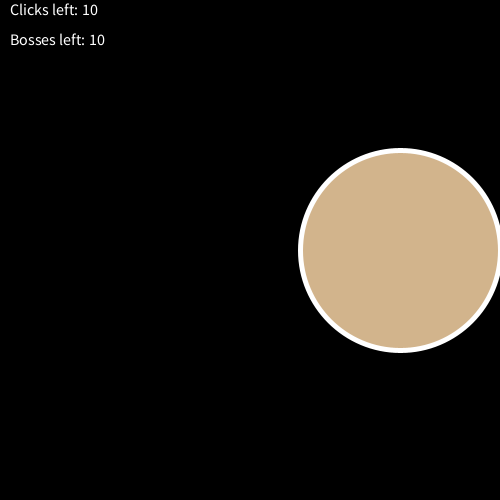
Frame 1 (no input)
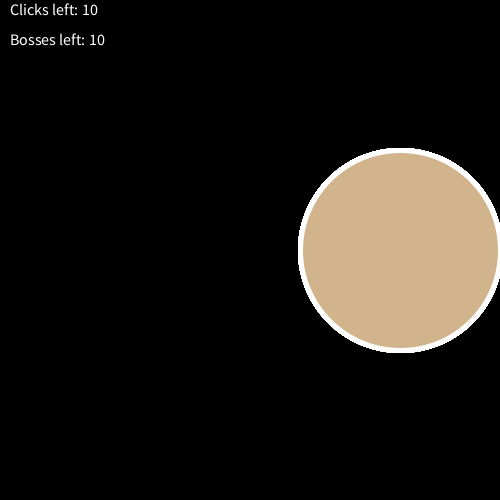
Frame 60 (the mouse pressed at the canvas centre just before this capture)
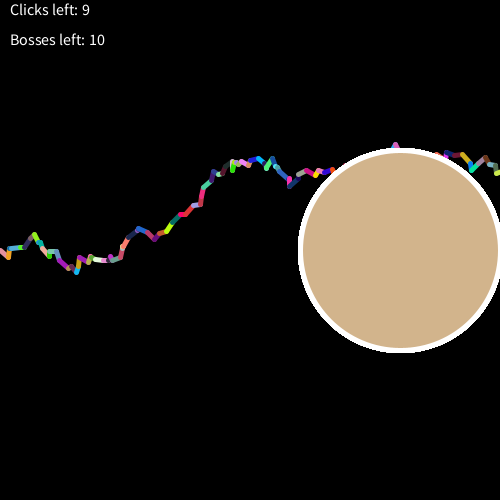
Frame 120 (the mouse held since frame 60 and released just before this capture)

The Processing sketch that drew these frames (run headless with seeded random() and noise(); from frame 60 on, the mouse is pressed at the canvas centre):

// Processing sketch: LightningBattle
// ── LightningBattle.pde
public void setup(){
  background(0);
  size(500,500);
  strokeWeight(10);
  frameRate(30);
}

int clicks = 0;
int deaths = 0;

public class Bolt{
  int startx,starty,endx,endy;
  boolean offscreen = false;
  public Bolt(){
    startx=endx=0;
    starty=endy=250;
  }
  public void checkForOffscreen(){
    offscreen = (startx>500||starty>500||starty<0);
  }
  public void step(){
    if(!offscreen){
      while(startx<500){
      stroke((int)(Math.random()*256),(int)(Math.random()*256),(int)(Math.random()*256));
      endx = startx+(int)(Math.random()*10);
      endy = starty+(int)(Math.random()*19)-9;
      line(startx,starty,endx,endy);
      startx = endx;
      starty = endy;
      }
    }
  }
  public void hide(){
    startx=endx=starty=endy=1000;
  }
}

public class Baddie{
  int life,size;
  color col1,col2;
  public Baddie(int x,int y){
    life = x;
    size = y;
    col1 = color(210,180,140);
    col2 = color(255,255,255);
  }
  public boolean checkIfDead(int x){
    return x>=life;
  }
  public void show(){
    strokeWeight(5);
    stroke(col2);
    fill(col1);
    ellipse(400,250,size,size);
    col1 = color(210,180,140);
    col2 = color(255,255,255);
  }
  public void takeDamage(){
    col1 = color(255,0,0);
    col2 = color(255,0,0);
  }
  public void levelUp(){
    size+=20;
    life+=20;
  }
  public int getLife(){
    return life;
  }
}
  
ArrayList<Bolt> boltArray= new ArrayList<Bolt>();
Baddie enemy = new Baddie(10,200);

void mousePressed(){
  enemy.takeDamage();
  clicks++;
  Bolt b = new Bolt();
  boltArray.add(b);
}

void die(){
  background(0);
  boltArray.clear();
  deaths++;
  clicks = 0;
  enemy.levelUp();
}

void winner(){
  if(deaths>=10){
    background(0);
    textSize(18);
    fill(255,255,0);
    text("You win!",100,250);
    noLoop();
  }
}
void displayScore(){
  fill(255);
  textSize(16);
  text("Clicks left: "+(enemy.getLife()-clicks),10,15);
  text("Bosses left: "+(10-deaths),10,45);
}

void draw(){
  winner();
  fill(0);
  stroke(0);
  rect(0,0,300,60);
  for(Bolt b : boltArray){
    b.checkForOffscreen();
    b.step();
  }
  displayScore();
  if(enemy.checkIfDead(clicks))
  die();
  enemy.show();
}
